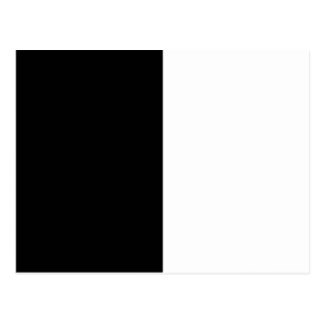
#> input picture blackwhite.jpg, 324 x 324 px
$ python '11th bitwise operations.py'
#> lines starting #> are read from the running program, lines starting #| are printed output that depends on the picture; after the words box and inside, x2 and y2 are one past the last pixel; in counts of white or black regions, pixels touching at a corner belong together
import cv2
import numpy as np


img1 = np.zeros((324,324,3),np.uint8)
img1 = cv2.rectangle(img1,(200,0),(300,100),(255,255,255),-1)
img2 = cv2.imread('blackwhite.jpg')
#> img2 is the input picture: shape (324, 324, 3); min 0, max 255, mean 175.2

# bitAnd = cv2.bitwise_and(img2, img1)


#thus when we will see the output of this we will know that by comparing img1 and img2 that black act as false and white act as true so by applying boolen knowledge we will get the third image on the basis of that
#similarly we can do it for the OR, NOT and XOR


#bitOR = cv2.bitwise_or(img2, img1)
#bitNOT = cv2.bitwise_not(img2)
bitXOR = cv2.bitwise_xor(img2, img1)
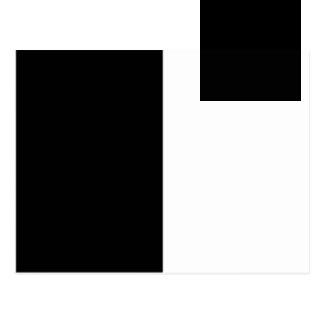
#> bitXOR: shape (324, 324, 3); min 0, max 255, mean 150.6

cv2.imshow("img1",img1)
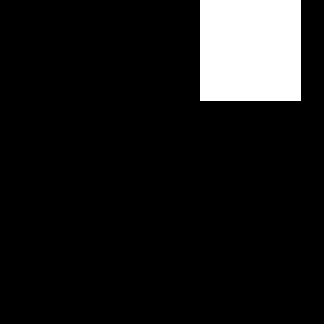
#> window 'img1': shape (324, 324, 3); 9.7% white; 1 white region, box (x1, y1, x2, y2) and area: (200, 0, 301, 101) 10201
cv2.imshow("img2",img2)
# cv2.imshow("bitAnd",bitAnd)
# cv2.imshow('bitOr', bitOR)
cv2.imshow('bitXOR', bitXOR)


cv2.waitKey(0)
cv2.destroyAllWindows()
